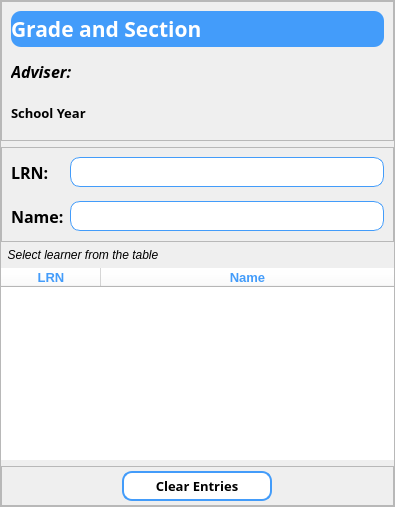
    <widget class="QFrame" name="leftframe">
     <property name="minimumSize">
      <size>
       <width>395</width>
       <height>0</height>
      </size>
     </property>
     <property name="maximumSize">
      <size>
       <width>395</width>
       <height>16777215</height>
      </size>
     </property>
     <property name="frameShape">
      <enum>QFrame::StyledPanel</enum>
     </property>
     <property name="frameShadow">
      <enum>QFrame::Raised</enum>
     </property>
     <layout class="QVBoxLayout" name="verticalLayout_2">
      <property name="leftMargin">
       <number>0</number>
      </property>
      <property name="topMargin">
       <number>0</number>
      </property>
      <property name="rightMargin">
       <number>0</number>
      </property>
      <property name="bottomMargin">
       <number>0</number>
      </property>
      <item>
       <widget class="QFrame" name="frame_4">
        <property name="minimumSize">
         <size>
          <width>0</width>
          <height>140</height>
         </size>
        </property>
        <property name="maximumSize">
         <size>
          <width>16777215</width>
          <height>170</height>
         </size>
        </property>
        <property name="frameShape">
         <enum>QFrame::StyledPanel</enum>
        </property>
        <property name="frameShadow">
         <enum>QFrame::Raised</enum>
        </property>
        <layout class="QVBoxLayout" name="verticalLayout">
         <item>
          <widget class="QLabel" name="gradeSecAttOb">
           <property name="font">
            <font>
             <family>Segoe UI Semibold</family>
             <pointsize>16</pointsize>
             <weight>75</weight>
             <italic>false</italic>
             <bold>true</bold>
            </font>
           </property>
           <property name="styleSheet">
            <string notr="true">QLabel{
	background-color: rgb(67, 156, 250);
    border-radius: 10px;
	color: rgb(255,255,255);
}</string>
           </property>
           <property name="text">
            <string>Grade and Section</string>
           </property>
          </widget>
         </item>
         <item>
          <widget class="QLabel" name="advAttOb">
           <property name="font">
            <font>
             <family>Segoe UI Semibold</family>
             <pointsize>12</pointsize>
             <weight>75</weight>
             <italic>true</italic>
             <bold>true</bold>
            </font>
           </property>
           <property name="text">
            <string>Adviser: </string>
           </property>
          </widget>
         </item>
         <item>
          <widget class="QLabel" name="syAttOb">
           <property name="font">
            <font>
             <family>Segoe UI Semibold</family>
             <pointsize>10</pointsize>
             <weight>75</weight>
             <bold>true</bold>
            </font>
           </property>
           <property name="text">
            <string>School Year</string>
           </property>
          </widget>
         </item>
        </layout>
       </widget>
      </item>
      <item>
       <widget class="QFrame" name="frame_3">
        <property name="minimumSize">
         <size>
          <width>0</width>
          <height>95</height>
         </size>
        </property>
        <property name="maximumSize">
         <size>
          <width>16777215</width>
          <height>95</height>
         </size>
        </property>
        <property name="frameShape">
         <enum>QFrame::StyledPanel</enum>
        </property>
        <property name="frameShadow">
         <enum>QFrame::Raised</enum>
        </property>
        <layout class="QFormLayout" name="formLayout">
         <property name="verticalSpacing">
          <number>14</number>
         </property>
         <item row="0" column="0">
          <widget class="QLabel" name="label">
           <property name="font">
            <font>
             <family>Segoe UI Semibold</family>
             <pointsize>12</pointsize>
             <weight>75</weight>
             <bold>true</bold>
            </font>
           </property>
           <property name="text">
            <string>LRN:</string>
           </property>
          </widget>
         </item>
         <item row="1" column="0">
          <widget class="QLabel" name="label_2">
           <property name="font">
            <font>
             <family>Segoe UI Semibold</family>
             <pointsize>12</pointsize>
             <weight>75</weight>
             <bold>true</bold>
            </font>
           </property>
           <property name="text">
            <string>Name:</string>
           </property>
          </widget>
         </item>
         <item row="0" column="1">
          <widget class="QLabel" name="lrn_AttOb">
           <property name="minimumSize">
            <size>
             <width>0</width>
             <height>30</height>
            </size>
           </property>
           <property name="maximumSize">
            <size>
             <width>16777215</width>
             <height>30</height>
            </size>
           </property>
           <property name="font">
            <font>
             <family>Segoe UI Semibold</family>
             <pointsize>11</pointsize>
             <weight>75</weight>
             <bold>true</bold>
            </font>
           </property>
           <property name="styleSheet">
            <string notr="true">QLabel{
border-radius: 10px;
border: 1px solid rgb(67, 156, 250);
	background-color: rgb(255, 255, 255);
}</string>
           </property>
           <property name="text">
            <string/>
           </property>
          </widget>
         </item>
         <item row="1" column="1">
          <widget class="QLabel" name="name_AttOb">
           <property name="minimumSize">
            <size>
             <width>0</width>
             <height>30</height>
            </size>
           </property>
           <property name="maximumSize">
            <size>
             <width>16777215</width>
             <height>30</height>
            </size>
           </property>
           <property name="font">
            <font>
             <family>Segoe UI Semibold</family>
             <pointsize>11</pointsize>
             <weight>75</weight>
             <bold>true</bold>
            </font>
           </property>
           <property name="styleSheet">
            <string notr="true">QLabel{
border-radius: 10px;
border: 1px solid rgb(67, 156, 250);
	background-color: rgb(255, 255, 255);
}</string>
           </property>
           <property name="text">
            <string/>
           </property>
          </widget>
         </item>
        </layout>
       </widget>
      </item>
      <item>
       <widget class="QLabel" name="label_6">
        <property name="font">
         <font>
          <family>Segoe UI</family>
          <pointsize>9</pointsize>
          <italic>true</italic>
         </font>
        </property>
        <property name="text">
         <string>  Select learner from the table</string>
        </property>
       </widget>
      </item>
      <item>
       <widget class="QTableWidget" name="studentAttObTable">
        <property name="styleSheet">
         <string notr="true">QTableWidget{
border: none;
	background-color: rgb(255, 255, 255);
}
QFrame{
	background-color:  rgb(255, 255, 255);
    border: none;
}

QTableView::item:selected  {
	color: rgb(255, 255, 255);
	background-color: rgb(67, 156, 250);
}

</string>
        </property>
        <property name="selectionMode">
         <enum>QAbstractItemView::SingleSelection</enum>
        </property>
        <property name="selectionBehavior">
         <enum>QAbstractItemView::SelectRows</enum>
        </property>
        <attribute name="horizontalHeaderStretchLastSection">
         <bool>true</bool>
        </attribute>
        <attribute name="verticalHeaderVisible">
         <bool>false</bool>
        </attribute>
        <column>
         <property name="text">
          <string>LRN</string>
         </property>
         <property name="font">
          <font>
           <family>Segoe UI</family>
           <pointsize>10</pointsize>
           <weight>75</weight>
           <bold>true</bold>
          </font>
         </property>
         <property name="foreground">
          <brush brushstyle="SolidPattern">
           <color alpha="255">
            <red>67</red>
            <green>156</green>
            <blue>250</blue>
           </color>
          </brush>
         </property>
        </column>
        <column>
         <property name="text">
          <string>Name</string>
         </property>
         <property name="font">
          <font>
           <family>Segoe UI</family>
           <pointsize>10</pointsize>
           <weight>75</weight>
           <bold>true</bold>
          </font>
         </property>
         <property name="foreground">
          <brush brushstyle="SolidPattern">
           <color alpha="255">
            <red>67</red>
            <green>156</green>
            <blue>250</blue>
           </color>
          </brush>
         </property>
        </column>
       </widget>
      </item>
      <item>
       <widget class="QFrame" name="frame_5">
        <property name="minimumSize">
         <size>
          <width>0</width>
          <height>40</height>
         </size>
        </property>
        <property name="frameShape">
         <enum>QFrame::StyledPanel</enum>
        </property>
        <property name="frameShadow">
         <enum>QFrame::Raised</enum>
        </property>
        <layout class="QHBoxLayout" name="horizontalLayout_2">
         <property name="leftMargin">
          <number>12</number>
         </property>
         <property name="topMargin">
          <number>0</number>
         </property>
         <property name="rightMargin">
          <number>12</number>
         </property>
         <property name="bottomMargin">
          <number>0</number>
         </property>
         <item>
          <widget class="QPushButton" name="delAllBtn">
           <property name="minimumSize">
            <size>
             <width>150</width>
             <height>30</height>
            </size>
           </property>
           <property name="maximumSize">
            <size>
             <width>150</width>
             <height>30</height>
            </size>
           </property>
           <property name="font">
            <font>
             <family>Segoe UI Semibold</family>
             <pointsize>10</pointsize>
             <weight>75</weight>
             <bold>true</bold>
            </font>
           </property>
           <property name="styleSheet">
            <string notr="true">QPushButton{
	color: rgb(0,0,0);
	border-radius: 10px;
	border: 2px solid rgb(67, 156, 250);
	background-color: rgb(255, 255, 255);
}
QPushButton:focus{
background-color: rgb(67, 156, 250);
	color: rgb(255, 255, 255);
 	border-radius: 10px;
}</string>
           </property>
           <property name="text">
            <string>Clear Entries</string>
           </property>
          </widget>
         </item>
        </layout>
       </widget>
      </item>
     </layout>
    </widget>
